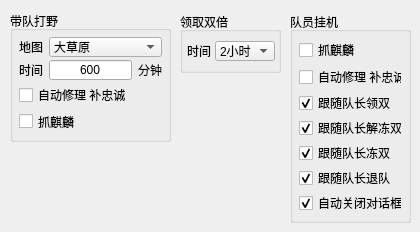
            <widget class="QWidget" name="tab_6">
             <attribute name="title">
              <string>组队相关</string>
             </attribute>
             <widget class="QGroupBox" name="groupBox_7">
              <property name="geometry">
               <rect>
                <x>290</x>
                <y>12</y>
                <width>121</width>
                <height>211</height>
               </rect>
              </property>
              <property name="title">
               <string>队员挂机</string>
              </property>
              <layout class="QVBoxLayout" name="verticalLayout_8">
               <property name="spacing">
                <number>3</number>
               </property>
               <property name="leftMargin">
                <number>6</number>
               </property>
               <property name="topMargin">
                <number>6</number>
               </property>
               <property name="rightMargin">
                <number>6</number>
               </property>
               <property name="bottomMargin">
                <number>6</number>
               </property>
               <item>
                <widget class="QCheckBox" name="checkBox">
                 <property name="text">
                  <string>抓麒麟</string>
                 </property>
                </widget>
               </item>
               <item>
                <widget class="QCheckBox" name="checkBox_2">
                 <property name="text">
                  <string>自动修理 补忠诚</string>
                 </property>
                </widget>
               </item>
               <item>
                <widget class="QCheckBox" name="chk_duiyuan_ls">
                 <property name="minimumSize">
                  <size>
                   <width>0</width>
                   <height>20</height>
                  </size>
                 </property>
                 <property name="maximumSize">
                  <size>
                   <width>16777215</width>
                   <height>16777215</height>
                  </size>
                 </property>
                 <property name="text">
                  <string>跟随队长领双</string>
                 </property>
                 <property name="checked">
                  <bool>true</bool>
                 </property>
                </widget>
               </item>
               <item>
                <widget class="QCheckBox" name="chk_duiyuan_js">
                 <property name="minimumSize">
                  <size>
                   <width>0</width>
                   <height>20</height>
                  </size>
                 </property>
                 <property name="maximumSize">
                  <size>
                   <width>16777215</width>
                   <height>16777215</height>
                  </size>
                 </property>
                 <property name="text">
                  <string>跟随队长解冻双</string>
                 </property>
                 <property name="checked">
                  <bool>true</bool>
                 </property>
                </widget>
               </item>
               <item>
                <widget class="QCheckBox" name="chk_duiyuan_ds">
                 <property name="minimumSize">
                  <size>
                   <width>0</width>
                   <height>20</height>
                  </size>
                 </property>
                 <property name="maximumSize">
                  <size>
                   <width>16777215</width>
                   <height>16777215</height>
                  </size>
                 </property>
                 <property name="text">
                  <string>跟随队长冻双</string>
                 </property>
                 <property name="checked">
                  <bool>true</bool>
                 </property>
                </widget>
               </item>
               <item>
                <widget class="QCheckBox" name="chk_duiyuan_td">
                 <property name="minimumSize">
                  <size>
                   <width>0</width>
                   <height>20</height>
                  </size>
                 </property>
                 <property name="maximumSize">
                  <size>
                   <width>16777215</width>
                   <height>16777215</height>
                  </size>
                 </property>
                 <property name="text">
                  <string>跟随队长退队</string>
                 </property>
                 <property name="checked">
                  <bool>true</bool>
                 </property>
                </widget>
               </item>
               <item>
                <widget class="QCheckBox" name="chk_duiyuan_closetalk">
                 <property name="minimumSize">
                  <size>
                   <width>0</width>
                   <height>20</height>
                  </size>
                 </property>
                 <property name="maximumSize">
                  <size>
                   <width>16777215</width>
                   <height>16777215</height>
                  </size>
                 </property>
                 <property name="text">
                  <string>自动关闭对话框</string>
                 </property>
                 <property name="checked">
                  <bool>true</bool>
                 </property>
                </widget>
               </item>
              </layout>
             </widget>
             <widget class="QGroupBox" name="groupBox_6">
              <property name="geometry">
               <rect>
                <x>180</x>
                <y>12</y>
                <width>101</width>
                <height>61</height>
               </rect>
              </property>
              <property name="title">
               <string>领取双倍</string>
              </property>
              <layout class="QGridLayout" name="gridLayout_9">
               <property name="leftMargin">
                <number>4</number>
               </property>
               <property name="topMargin">
                <number>4</number>
               </property>
               <property name="rightMargin">
                <number>4</number>
               </property>
               <property name="bottomMargin">
                <number>4</number>
               </property>
               <property name="spacing">
                <number>4</number>
               </property>
               <item row="0" column="0">
                <widget class="QLabel" name="label_17">
                 <property name="maximumSize">
                  <size>
                   <width>16777215</width>
                   <height>16777215</height>
                  </size>
                 </property>
                 <property name="text">
                  <string>时间</string>
                 </property>
                </widget>
               </item>
               <item row="0" column="1">
                <widget class="QComboBox" name="cmb_double_time">
                 <property name="sizePolicy">
                  <sizepolicy hsizetype="Preferred" vsizetype="Fixed">
                   <horstretch>0</horstretch>
                   <verstretch>0</verstretch>
                  </sizepolicy>
                 </property>
                 <property name="minimumSize">
                  <size>
                   <width>60</width>
                   <height>20</height>
                  </size>
                 </property>
                 <property name="maximumSize">
                  <size>
                   <width>16777215</width>
                   <height>20</height>
                  </size>
                 </property>
                 <property name="currentIndex">
                  <number>1</number>
                 </property>
                 <item>
                  <property name="text">
                   <string>1小时</string>
                  </property>
                 </item>
                 <item>
                  <property name="text">
                   <string>2小时</string>
                  </property>
                 </item>
                 <item>
                  <property name="text">
                   <string>4小时</string>
                  </property>
                 </item>
                </widget>
               </item>
              </layout>
             </widget>
             <widget class="QGroupBox" name="groupBox">
              <property name="geometry">
               <rect>
                <x>10</x>
                <y>11</y>
                <width>161</width>
                <height>131</height>
               </rect>
              </property>
              <property name="title">
               <string>带队打野</string>
              </property>
              <layout class="QGridLayout" name="gridLayout">
               <property name="leftMargin">
                <number>6</number>
               </property>
               <property name="topMargin">
                <number>6</number>
               </property>
               <property name="rightMargin">
                <number>6</number>
               </property>
               <property name="bottomMargin">
                <number>6</number>
               </property>
               <property name="verticalSpacing">
                <number>3</number>
               </property>
               <item row="0" column="0">
                <widget class="QLabel" name="label_4">
                 <property name="text">
                  <string>地图</string>
                 </property>
                </widget>
               </item>
               <item row="0" column="1" colspan="2">
                <widget class="QComboBox" name="cmb_daye_map">
                 <property name="minimumSize">
                  <size>
                   <width>0</width>
                   <height>20</height>
                  </size>
                 </property>
                 <property name="maximumSize">
                  <size>
                   <width>16777215</width>
                   <height>20</height>
                  </size>
                 </property>
                 <property name="currentText">
                  <string>大草原</string>
                 </property>
                 <property name="currentIndex">
                  <number>2</number>
                 </property>
                 <item>
                  <property name="text">
                   <string>雁门关</string>
                  </property>
                 </item>
                 <item>
                  <property name="text">
                   <string>夷洲岛</string>
                  </property>
                 </item>
                 <item>
                  <property name="text">
                   <string>大草原</string>
                  </property>
                 </item>
                 <item>
                  <property name="text">
                   <string>秦岭一层</string>
                  </property>
                 </item>
                 <item>
                  <property name="text">
                   <string>玄霜浅滩</string>
                  </property>
                 </item>
                 <item>
                  <property name="text">
                   <string>赤霞渡口</string>
                  </property>
                 </item>
                 <item>
                  <property name="text">
                   <string>青云幽谷</string>
                  </property>
                 </item>
                 <item>
                  <property name="text">
                   <string>燕子坞</string>
                  </property>
                 </item>
                 <item>
                  <property name="text">
                   <string>楼兰古道</string>
                  </property>
                 </item>
                 <item>
                  <property name="text">
                   <string>玉门关</string>
                  </property>
                 </item>
                </widget>
               </item>
               <item row="1" column="0">
                <widget class="QLabel" name="label_5">
                 <property name="text">
                  <string>时间</string>
                 </property>
                </widget>
               </item>
               <item row="1" column="1">
                <widget class="QLineEdit" name="edt_daye_time">
                 <property name="minimumSize">
                  <size>
                   <width>0</width>
                   <height>20</height>
                  </size>
                 </property>
                 <property name="maximumSize">
                  <size>
                   <width>16777215</width>
                   <height>20</height>
                  </size>
                 </property>
                 <property name="toolTip">
                  <string>请输入0-999之间的数字</string>
                 </property>
                 <property name="text">
                  <string>600</string>
                 </property>
                 <property name="alignment">
                  <set>Qt::AlignCenter</set>
                 </property>
                </widget>
               </item>
               <item row="1" column="2">
                <widget class="QLabel" name="label_6">
                 <property name="text">
                  <string>分钟</string>
                 </property>
                </widget>
               </item>
               <item row="2" column="0" colspan="3">
                <widget class="QCheckBox" name="checkBox_5">
                 <property name="text">
                  <string>自动修理 补忠诚</string>
                 </property>
                </widget>
               </item>
               <item row="3" column="0" colspan="3">
                <widget class="QCheckBox" name="checkBox_6">
                 <property name="text">
                  <string>抓麒麟</string>
                 </property>
                </widget>
               </item>
              </layout>
             </widget>
            </widget>
